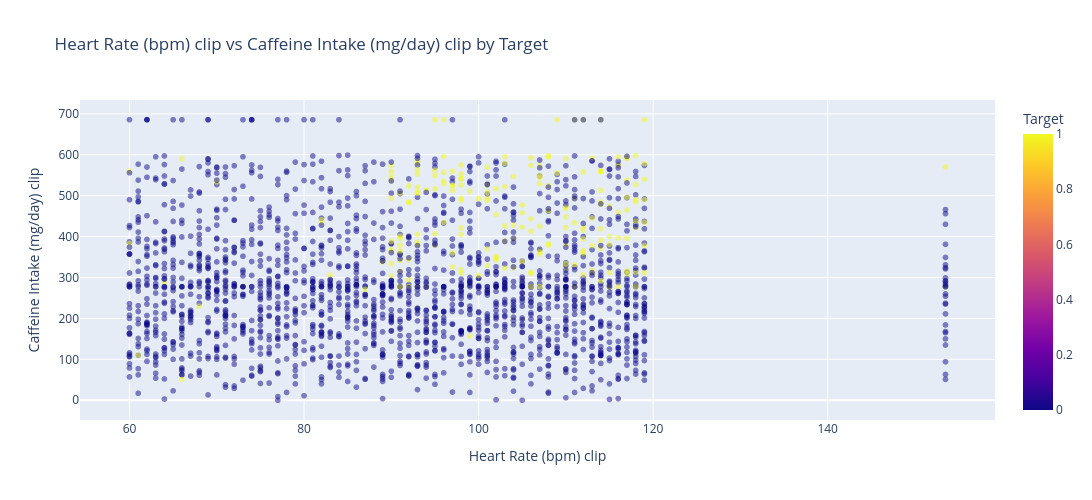

The code cell stored with this chart in its notebook:
### Code cell
anova_three(data, "Heart Rate (bpm) clip", "Caffeine Intake (mg/day) clip")

### Figure 1 — Plotly figure (JSON) as saved in the notebook; plotly's stock layout.template omitted (floating-point values rounded to 4 significant figures; data arrays with more than 128 entries replaced by an {"elided": "..."} marker saying what was removed)
{"data": [{"hovertemplate": "Heart Rate (bpm) clip=%{x}<br>Caffeine Intake (mg/day) clip=%{y}<br>Target=%{marker.color}<extra></extra>", "legendgroup": "", "marker": {"color": {"elided": "2030 int values"}, "coloraxis": "coloraxis", "opacity": 0.5, "symbol": "circle"}, "mode": "markers", "name": "", "showlegend": false, "type": "scattergl", "x": {"elided": "2030 float values"}, "xaxis": "x", "y": {"elided": "2030 float values"}, "yaxis": "y"}], "layout": {"coloraxis": {"colorbar": {"title": {"text": "Target"}}, "colorscale": [[0, "#0d0887"], [0.1111, "#46039f"], [0.2222, "#7201a8"], [0.3333, "#9c179e"], [0.4444, "#bd3786"], [0.5556, "#d8576b"], [0.6667, "#ed7953"], [0.7778, "#fb9f3a"], [0.8889, "#fdca26"], [1, "#f0f921"]]}, "height": 500, "legend": {"tracegroupgap": 0}, "title": {"text": "Heart Rate (bpm) clip vs Caffeine Intake (mg/day) clip by Target"}, "width": 1200, "xaxis": {"anchor": "y", "domain": [0, 1], "title": {"text": "Heart Rate (bpm) clip"}}, "yaxis": {"anchor": "x", "domain": [0, 1], "title": {"text": "Caffeine Intake (mg/day) clip"}}}}
